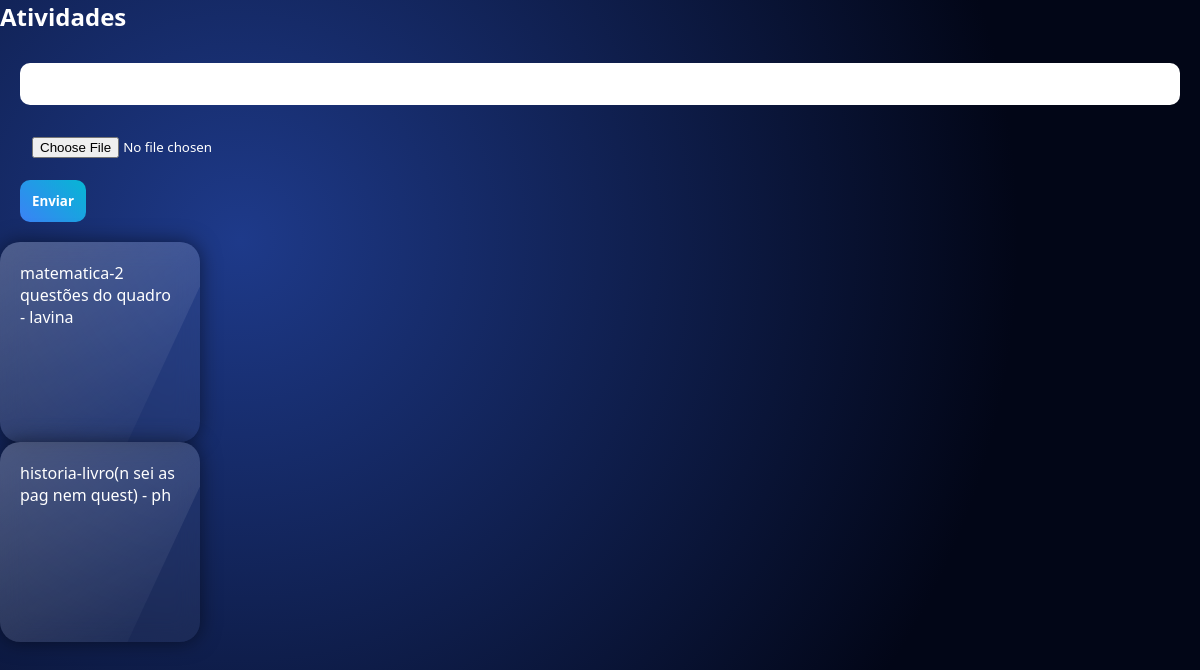
/atividades, run on the app's committed database.
### tables this page shows
CREATE TABLE atividades (

id INTEGER PRIMARY KEY AUTOINCREMENT,
titulo TEXT,
texto TEXT,
autor TEXT

);

### app.py (the view, shortened to what this page needs)
@app.route("/atividades", methods=["GET", "POST"])
def atividades():
    conn = conectar()
    cursor = conn.cursor()
    dados = cursor.execute("SELECT * FROM atividades").fetchall()
    conn.close()
    return render_template("atividades.html", atividades=dados)

### app.py (called while the page is built)
def conectar():
    conn = sqlite3.connect("database.db")
    conn.row_factory = sqlite3.Row
    return conn

### templates/atividades.html (shortened to what this page needs)
<link rel="stylesheet" href="{{ url_for('static', filename='css/style.css') }}">
<link rel="stylesheet" href="{{ url_for('static', filename='css/temas.css') }}">
<h2>Atividades</h2>
<form method="POST" enctype="multipart/form-data">
<input name="texto">
<input type="file" name="imagem">
<button>Enviar</button>
</form>
{% for a in atividades %}
<div class="card">
{{a[1]}} - {{a[3]}}
</div>
{% endfor %}

### static/css/style.css (style rules this page uses)
* { margin: 0; padding: 0; box-sizing: border-box; font-family: 'Segoe UI', sans-serif; }
.card { background: rgba(255,255,255,0.05); backdrop-filter: blur(12px); border-radius: 20px; padding: 20px; transition: 0.3s; box-shadow: 0 0 20px rgba(0,0,0,0.5); position: relative; overflow: hidden; }
.card::before { content: ""; position: absolute; width: 200%; height: 200%; background: linear-gradient(120deg, transparent, rgba(255,255,255,0.2), transparent); transform: rotate(25deg); top: -100%; left: -100%; transition: 0.5s; }
.card { height: 200px; width: 200px; }
form { margin: 20px; }
input, textarea, select { width: 100%; padding: 12px; margin: 10px 0; border-radius: 10px; border: none; outline: none; }
button { background: linear-gradient(45deg, #3b82f6, #06b6d4); border: none; padding: 12px; border-radius: 10px; cursor: pointer; color: white; font-weight: bold; transition: 0.3s; }

### data on the page
atividades: titulo "matematica-2 questões do quadro", autor "lavina"
atividades: titulo "historia-livro(n sei as pag nem quest)", autor "ph"
